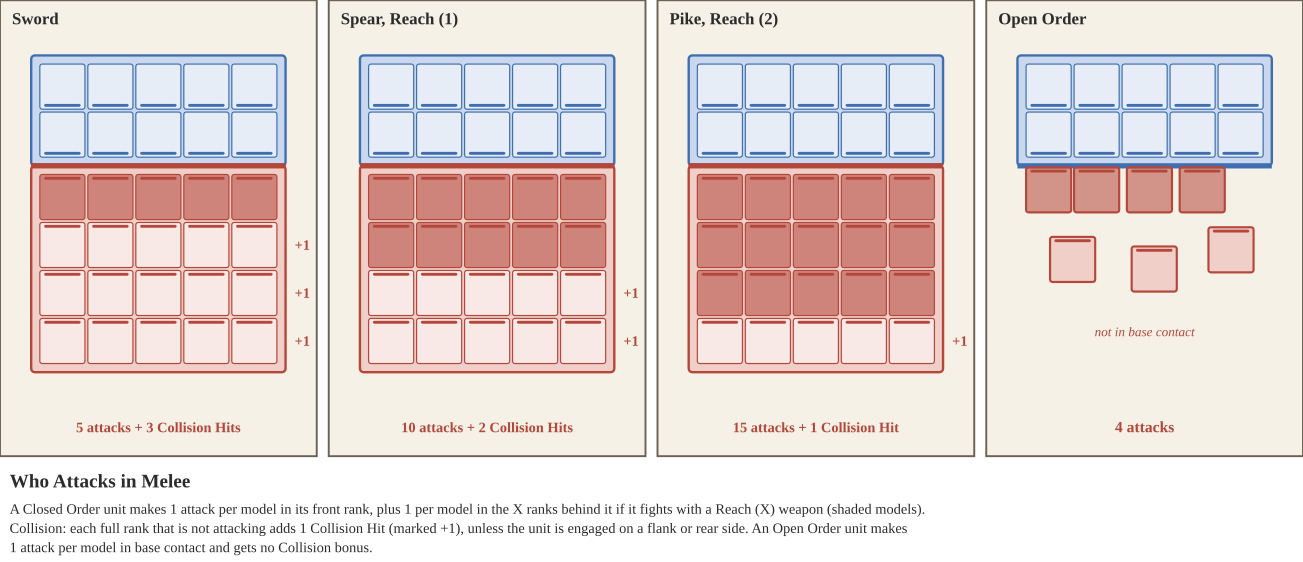

Generate this figure with Python:
from style import *
PW, PH, G = 132, 190, 5
s = SVG(4 * PW + 3 * G, PH, 'Who Attacks in Melee', [
    'A Closed Order unit makes 1 attack per model in its front rank, plus 1 per model in the X ranks behind it if it fights with a',
    'Reach (X) weapon (shaded models). Collision: each full rank that is not attacking adds 1 Collision Hit (marked +1), unless the unit is',
    'engaged on a flank or rear side. An Open Order unit makes 1 attack per model in base contact and gets no Collision bonus.'])
cases = [('Sword', 1, '5 attacks + 3 Collision Hits'), ('Spear, Reach (1)', 2, '10 attacks + 2 Collision Hits'), ('Pike, Reach (2)', 3, '15 attacks + 1 Collision Hit')]
for k, (t, hl, n) in enumerate(cases):
    x0 = k * (PW + G); cx = x0 + PW / 2
    s.panel(x0, 0, PW, PH, t)
    s.tray(cx, 46, 2, 5, 180, 'blue')
    s.tray(cx, 69 + 43, 4, 5, 0, 'red', hl=hl)
    for r in range(hl, 4):
        s.text(cx + 53 + 7, 69 + B + r * 20 + 12, '+1', 6, C['red'], bold=True)
    s.text(cx, PH - 10, n, 6, C['red'], bold=True)
x0 = 3 * (PW + G); cx = x0 + PW / 2
s.panel(x0, 0, PW, PH, 'Open Order')
s.tray(cx, 46, 2, 5, 180, 'blue')
front = 69
for i, x in enumerate([cx - 40, cx - 20, cx + 2, cx + 24]):
    s.model(x, front + 10, 'red', ang=0, hl=True)
for x, y in [(cx - 30, 108), (cx + 4, 112), (cx + 36, 104)]:
    s.model(x, y, 'red', ang=0)
s.text(cx, PH - 10, '4 attacks', 6.5, C['red'], bold=True)
s.text(cx, 140, 'not in base contact', 5.5, C['red'], italic=True)
print(s.save('reach.svg'))
